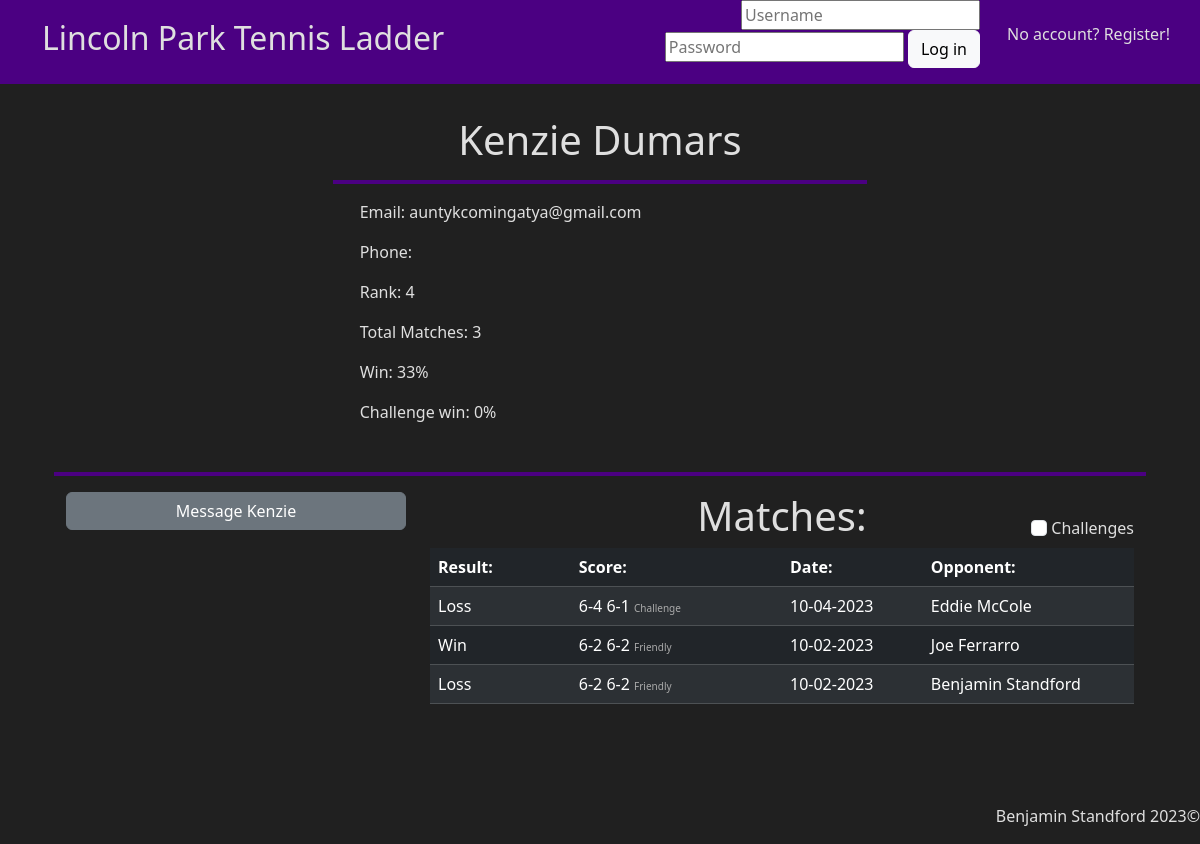
/profile?id=3, run on the app's committed database.
### app/helpers.py (models this page shows, shortened)
class User(db.Model):
    id = db.Column(db.Integer(), primary_key=True)
    first= db.Column(db.String(255), nullable=False)
    last = db.Column(db.String(255), nullable=False)
    username = db.Column(db.String(255), unique=True, nullable=False)
    password = db.Column(db.LargeBinary, nullable=False)
    salt = db.Column(db.LargeBinary, nullable=False)
    email = db.Column(db.String(255), unique=True, nullable=False)
    phone = db.Column(db.String(255))
    rank = db.Column(db.Integer(), default=0)
    date_joined = db.Column(db.DateTime, default=datetime.utcnow)
    matches = db.relationship("Match", secondary=user_match, backref="players")
    temp_matches = db.relationship("Temp_match", secondary=user_temp, backref="players")
    matches_won = db.relationship("Match", backref="winner", foreign_keys="Match.winner_id", lazy=True)
    matches_lost = db.relationship("Match", backref="loser", foreign_keys="Match.loser_id", lazy=True)
    msg_sent = db.relationship("Chat", backref="sender", foreign_keys="Chat.sender_id", lazy=True)
    msg_received = db.relationship("Chat", backref="recipient", foreign_keys="Chat.recipient_id", lazy=True)

class Match(db.Model):
    id = db.Column(db.Integer, primary_key=True)
    score = db.Column(db.String(50))
    winner_id = db.Column(db.Integer, db.ForeignKey("user.id"))
    loser_id = db.Column(db.Integer, db.ForeignKey("user.id"))
    date_played = db.Column(db.DateTime, default=datetime.utcnow)
    match_type = db.Column(db.String(50))

### app/routes.py (the view)
@app.route("/profile")
def profile():
        id = request.args.get('id')
        profile, stats = h.get_profile(id)
        if "USER" in session:
            try:
                messages = h.get_private_messages(profile.id, session["USER"])
                return render_template("profile.html", profile=profile, stats=stats, messages=messages)
            except KeyError:
                print("Exception caught! KeyError")
                return render_template("profile.html", profile=profile, stats=stats)
        else:
            return render_template("profile.html", profile=profile, stats=stats)

### app/helpers.py (called while the page is built)
def remove_timestamp(match):
    match.date = match.date_played.strftime(c.TIMESTAMP_DATE_ONLY)
    return match

### app/templates/profile.html (shortened to what this page needs)
{% extends "layout.html" %}
{% block main %}
    <div class="container">
        <div class="p-3"></div>
        <div class="row justify-content-center">
            {% if "USER" in session %}
                {% if profile.id != session["USER"] %}
                    <div class="col-12 col-lg-6">
                        <h1 class="text-center">{{ profile.first }} {{ profile.last }}</h1>
                        <hr class="border-4 opacity-100">
                        <div style="padding-left: 5%">
                            <p>Email: {{ profile.email }}</p>
                            <p>Phone: {{ profile.phone }}</p>
                            <p>Rank: {{ profile.rank }}</p>
                            <p>Total Matches: {{ stats[0] }}</p>
                            <p>Win: {{ stats[1] }}</p>
                            <p>Challenge win: {{ stats[2] }}</p>
                        </div>
                    </div>
                {% else %}
                    <div class="col-12 col-lg-6">
                        <h1 class="text-center">{{ profile.first }} {{ profile.last }}</h1>
                        <hr class="border-4 opacity-100">
                        <div style="padding-left: 5%">
                            <p>Email: {{ profile.email }}</p>
                            <p>Phone: {{ profile.phone }}</p>
                            <p>Rank: {{ profile.rank }}</p>
                            <p>Total Matches: {{ stats[0] }}</p>
                            <p>Win: {{ stats[1] }}</p>
                            <p>Challenge win: {{ stats[2] }}</p>
                        </div>
                        <div class="row justify-content-center">
                            <div class="col-auto">
                                <div><a href="/input"><button class="btn btn-secondary" type="button">Input Match Results</button></a></div>
                            </div>
                            <div class="col-auto">
                                <div><a href="/confirm"><button class="btn btn-secondary" type="button">Confirm Match Results</button></a></div>
                            </div>
                        </div>
                    </div>
                {% endif %}
            {% else %}
                <div class="col-12 col-lg-6">
                    <h1 class="text-center">{{ profile.first }} {{ profile.last }}</h1>
                    <hr class="border-4 opacity-100">
                    <div style="padding-left: 5%">
                        <p>Email: {{ profile.email }}</p>
                        <p>Phone: {{ profile.phone }}</p>
                        <p>Rank: {{ profile.rank }}</p>
                        <p>Total Matches: {{ stats[0] }}</p>
                        <p>Win: {{ stats[1] }}</p>
                        <p>Challenge win: {{ stats[2] }}</p>
                    </div>
            {% endif %}
        </div>
        <div class="row justify-content-center">
            <div class="p-3"></div>
            <hr class="border-4 opacity-100">
            <div class="col-12 col-lg-4" id="chat-col">
                <button class="btn btn-secondary mb-3" id="chat-btn" style="width: 100%" type="button" data-bs-toggle="collapse" data-bs-target="#collapseExample" aria-expanded="false" aria-controls="collapseExample">
                    Message {{ profile.first}}
                </button>
            </div>
            <div class="col-12 col-lg-8">
                <div class="row justify-content-start">
                    <div class="col-4"></div>
                    <div class="col-4 text-center">
                        <h1 class=>Matches:</h1>
                    </div>
                    <div class="col-4 text-end align-self-end pb-2">
                        <input class="form-check-input" name="filter" type="checkbox" id="filter" autocomplete="off">
                        <label for="filter" class="form--check-label">Challenges</label>
                    </div>
                </div>
                <table class="table table-dark table-striped table-hover">
                    <thead>
                        <tr>
                            <th style="width: 20%">Result:</th>
                            <th style="width: 30%">Score:</th>
                            <th style="width: 20%">Date:</th>
                            <th style="width: 30%">Opponent:</th>
                        </tr>
                    </thead>
                    <tbody id="all-matches">
                        {% for match in profile.matches|sort(attribute='id', reverse=True)|sort(attribute='date_played', reverse=True) %}
                            <tr>
                                <td>
                                    {% if match.winner_id == profile.id %}
                                        Win
                                    {% else %}
                                        Loss
                                    {% endif %}
                                </td>
                                <td>{{ match.score }} <span class="muted">{{ match.match_type }}</span></td>
                                <td>{{ match.date }}</td>
                                {% if match.winner_id == profile.id %}
                                <td><a href="/profile?id={{ match.loser_id }}">
                                    {% if match.loser.first %}
                                        {{ match.loser.first }} {{ match.loser.last }}
                                    {% else %}
                                        [Account Deleted]
                                    {% endif %}</a></td>
                                {% else %}
                                <td><a href="/profile?id={{ match.winner_id }}">
                                    {% if match.winner.first %}
                                        {{ match.winner.first }} {{ match.winner.last }}
                                    {% else %}
                                        [Account Deleted]
                                    {% endif %}</a></td>
                                {% endif %}
                            </tr>
                        {% endfor %}
                    </tbody>
                </table>
            </div>
        </div>
    </div>
{% endblock %}

### app/static/styles.css (style rules this page uses)
body { background-color: #202020; color: #dfdfdf; }
a { color: inherit; text-decoration: none; }
hr { color:indigo; }
.muted { font-size: x-small; color: #aaa }

### data on the page
User: first "Kenzie", last "Dumars", email "auntykcomingatya@gmail.com", rank "4"
Match: shows "Loss", score "6-4 6-1", match_type "Challenge", date "10-04-2023", winner.first "Eddie", winner.last "McCole"
Match: shows "Win", score "6-2 6-2", match_type "Friendly", date "10-02-2023", loser.first "Joe", loser.last "Ferrarro"
Match: shows "Loss", score "6-2 6-2", match_type "Friendly", date "10-02-2023", winner.first "Benjamin", winner.last "Standford"

### other printed values
{{ stats[0] }} "3"
{{ stats[1] }} "33%"
{{ stats[2] }} "0%"
